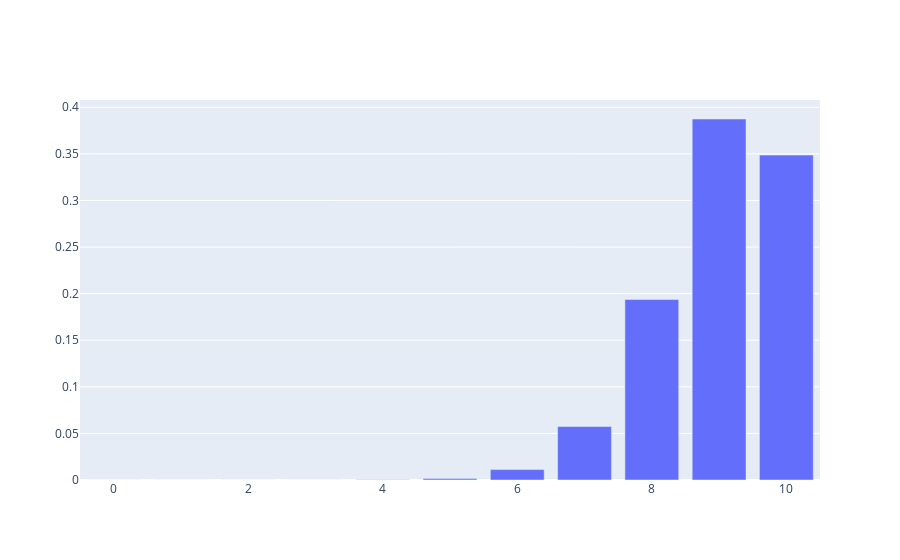

Notebook code for this chart:
### Code cell
from scipy.stats import binom 
import plotly.graph_objects as go
# setting the values 
# of n and p 
n = 10
p = 0.9
# defining list of r values 
r_values = list(range(n + 1)) 
# list of pmf values 
dist = [binom.pmf(r, n, p) for r in r_values ] 
# plotting the graph  
fig = go.Figure([go.Bar(x=r_values, y=dist)])
fig.update_layout(height = 500)
fig.show()

### Figure 1 — Plotly figure (JSON) as saved in the notebook; plotly's stock layout.template omitted (floating-point values rounded to 4 significant figures)
{"data": [{"type": "bar", "x": [0, 1, 2, 3, 4, 5, 6, 7, 8, 9, 10], "y": [1e-10, 9e-09, 3.645e-07, 8.748e-06, 0.0001378, 0.001488, 0.01116, 0.0574, 0.1937, 0.3874, 0.3487]}], "layout": {"autosize": true, "xaxis": {"autorange": true, "range": [-0.5, 10.5], "type": "linear"}, "yaxis": {"autorange": true, "range": [0, 0.4078], "type": "linear"}}}
